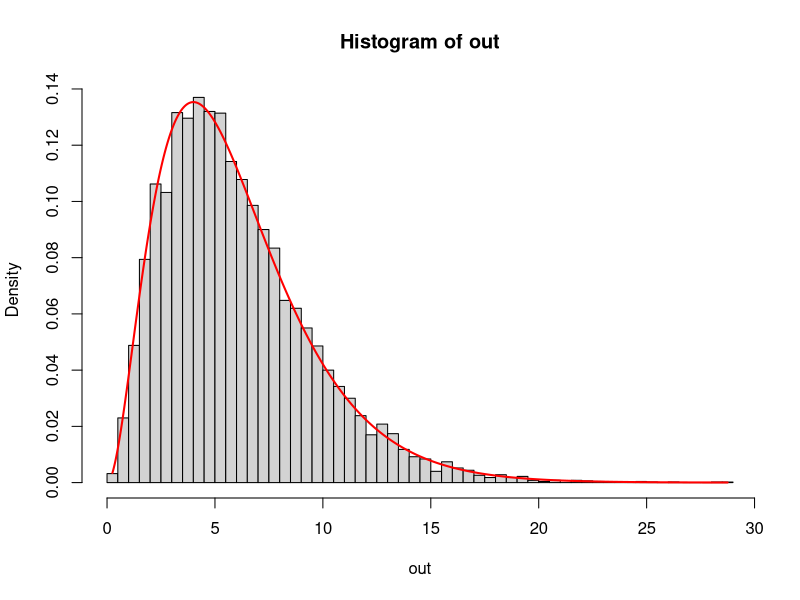

Reproduce this figure in R.
rm(list = ls())
graphics.off()
#######################################################################
## Contingency Table: Chi-Square Test

two_way_contingency_table_data_01 <- function(Nsamples,Nrows,Ncols){
  out_matrix <-matrix(nrow = Nrows,ncol=Ncols)
  # 
  total_in_each_row = rmultinom(1, size = Nsamples, prob = rep(1,Nrows))
  #print(total_in_each_row)
  for(ii in 1:Nrows){
    out_matrix[ii,] = rmultinom(1, size = total_in_each_row[ii,1], prob = rep(1,Ncols))
  }
  return(out_matrix)
}

two_way_contingency_table_data_02 <- function(Nsamples,Nrows,Ncols){
  out_matrix <-matrix(0,nrow = Nrows,ncol=Ncols)
  # 
  total_in_each_col = rmultinom(1, size = Nsamples, prob = rep(1,Ncols))
  for(ii in 1:Ncols){
    out_matrix[,ii] = rmultinom(1, size = total_in_each_col[ii,1], prob = rep(1,Nrows))
  }
  return(out_matrix)
  
}
##################################################################################

ChiSqr_test_two_way_contingency_table <-function(func_for_simulated_c_table,Nsamples,Nrows,Ncols,Ntrials){
  out <- numeric(Ntrials)
  for(i in 1:Ntrials){
    ctable <- func_for_simulated_c_table(Nsamples,Nrows,Ncols)
    #Row_sum <- rowSums(ctable)
    #Col_sum <- colSums(ctable)
    expected <- outer(rowSums(ctable),colSums(ctable), FUN = "*")/Nsamples
    out[i] = sum( (ctable - expected)^2/expected )
  }
  data0 <- hist(out,breaks = 'FD',plot = FALSE)
  dev.new()
  hist(out,breaks = 'FD',freq=FALSE)
  df0 = (Nrows-1)*(Ncols-1)
  curve(dchisq(x, df=df0),from=min(data0$mids),
        to=max(data0$mids),n=1001,lw=2,col='red',add=T)
}
#############################################################################
func_for_simulated_c_table = two_way_contingency_table_data_01
Nsamples = 200
Nrows = 4
Ncols = 3
Ntrials = 10000
ChiSqr_test_two_way_contingency_table(func_for_simulated_c_table,Nsamples,Nrows,Ncols,Ntrials)
  
